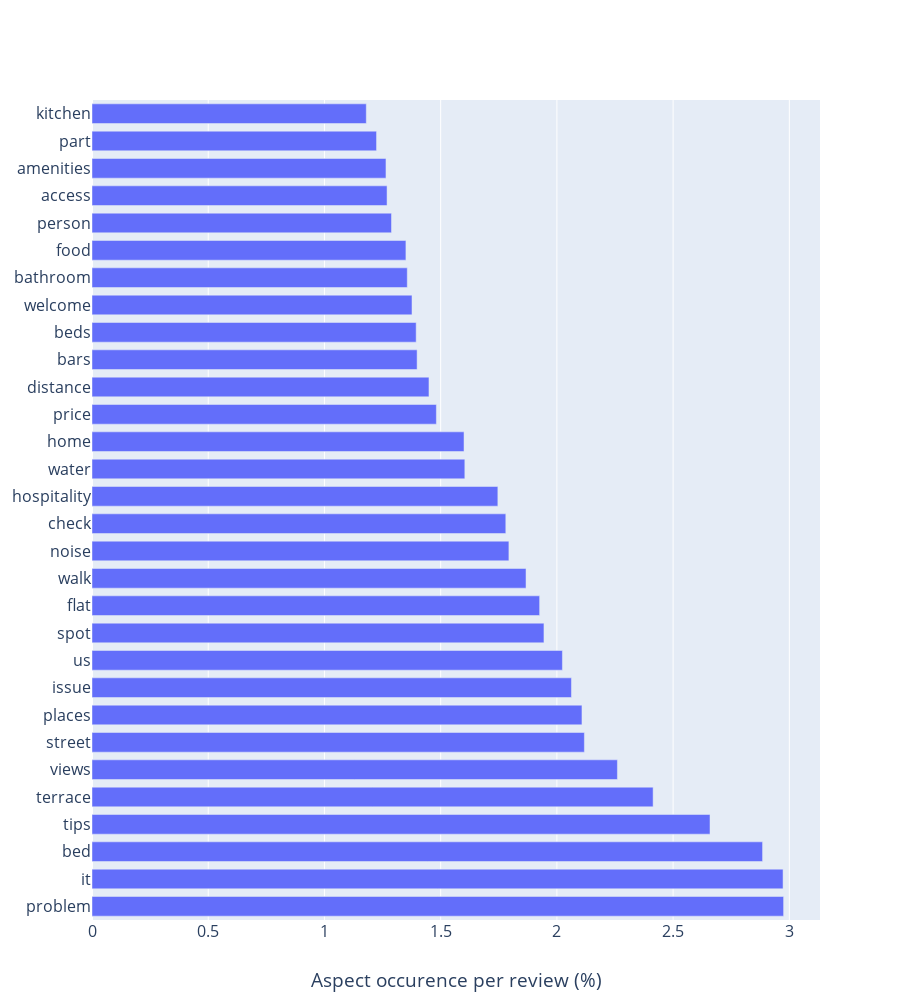

The cell this chart's notebook holds for it:
### Code cell
import plotly.graph_objects as go
bar_plot_word_index0 = 20
bar_plot_word_index1 = 50

bar_plot_words = merged_aspects.most_common()[bar_plot_word_index0: bar_plot_word_index1]
bar_plot_words = [word for word, _ in bar_plot_words]
bar_plot_counts = np.array([merged_aspects[word] for word in bar_plot_words]) * 100.0 / len(aspect_reviews)

fig = go.Figure()
fig.add_trace(go.Bar(
    y=bar_plot_words,
    x=bar_plot_counts,
    orientation="h",
))

# Here we modify the tickangle of the xaxis, resulting in rotated labels.
fig.update_layout(barmode="group", 
                  width=900,
                  height=1000,
                  font_size=16, 
                  xaxis_title="Aspect occurence per review (%)",
                  bargap=0.2, # gap between bars of adjacent location coordinates.
                  bargroupgap=0.1, # gap between bars of the same location coordinate.
                  legend=dict(x=0.8, y=1.0,bgcolor='rgba(255, 255, 255, 0)', 
                              bordercolor='rgba(255, 255, 255, 0)', font_size=20)
                  )
fig.show()

### Figure 1 — Plotly figure (JSON) as saved in the notebook; plotly's stock layout.template omitted (floating-point values rounded to 4 significant figures)
{"data": [{"orientation": "h", "type": "bar", "x": [2.975, 2.973, 2.885, 2.659, 2.414, 2.26, 2.118, 2.108, 2.063, 2.024, 1.944, 1.926, 1.867, 1.794, 1.78, 1.746, 1.604, 1.6, 1.482, 1.45, 1.399, 1.395, 1.377, 1.356, 1.35, 1.288, 1.269, 1.265, 1.224, 1.18], "y": ["problem", "it", "bed", "tips", "terrace", "views", "street", "places", "issue", "us", "spot", "flat", "walk", "noise", "check", "hospitality", "water", "home", "price", "distance", "bars", "beds", "welcome", "bathroom", "food", "person", "access", "amenities", "part", "kitchen"]}], "layout": {"bargap": 0.2, "bargroupgap": 0.1, "barmode": "group", "font": {"size": 16}, "height": 1000, "legend": {"bgcolor": "rgba(255, 255, 255, 0)", "bordercolor": "rgba(255, 255, 255, 0)", "font": {"size": 20}, "x": 0.8, "y": 1}, "width": 900, "xaxis": {"title": {"text": "Aspect occurence per review (%)"}}}}
